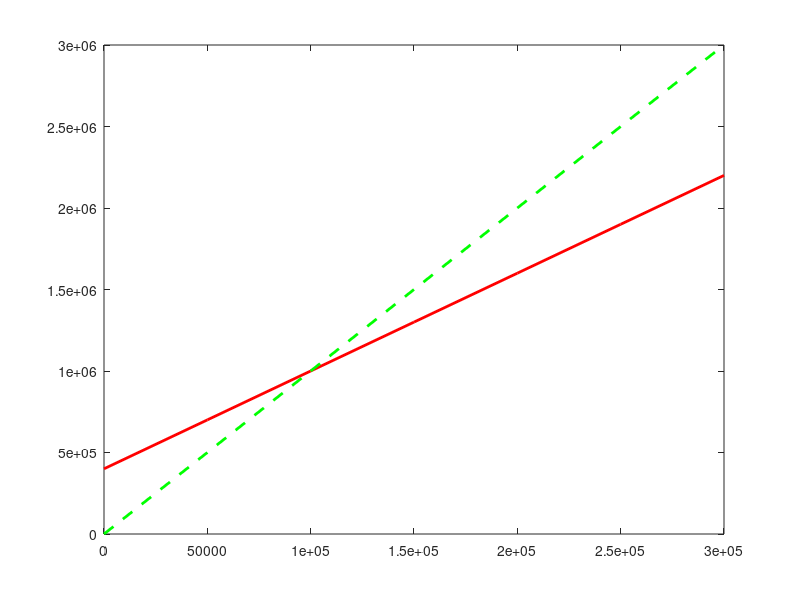

MATLAB code for this plot:
%{
    Chris Jakins
    4/12/2017
    graphical analysis
%}


clear
clc
close all

x = [0:5E04:3.0E+05];
y = 6*x + 4E05;
y1 = 10 * x + 0;
figure('color', 'white')
plot(x, y, '- r', 'LineWidth', 2)
hold on
plot(x, y1, '-- g', 'LineWidth', 2)